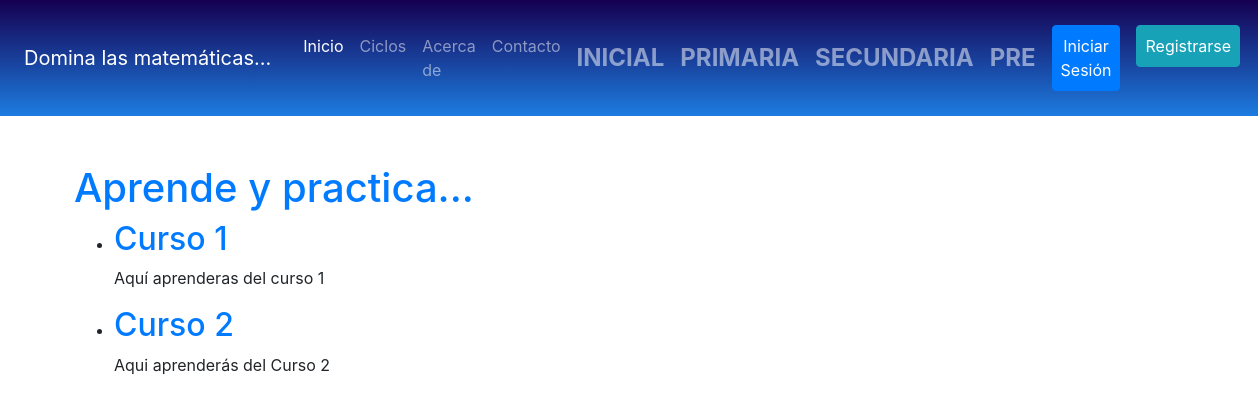
The app's page /, older data.
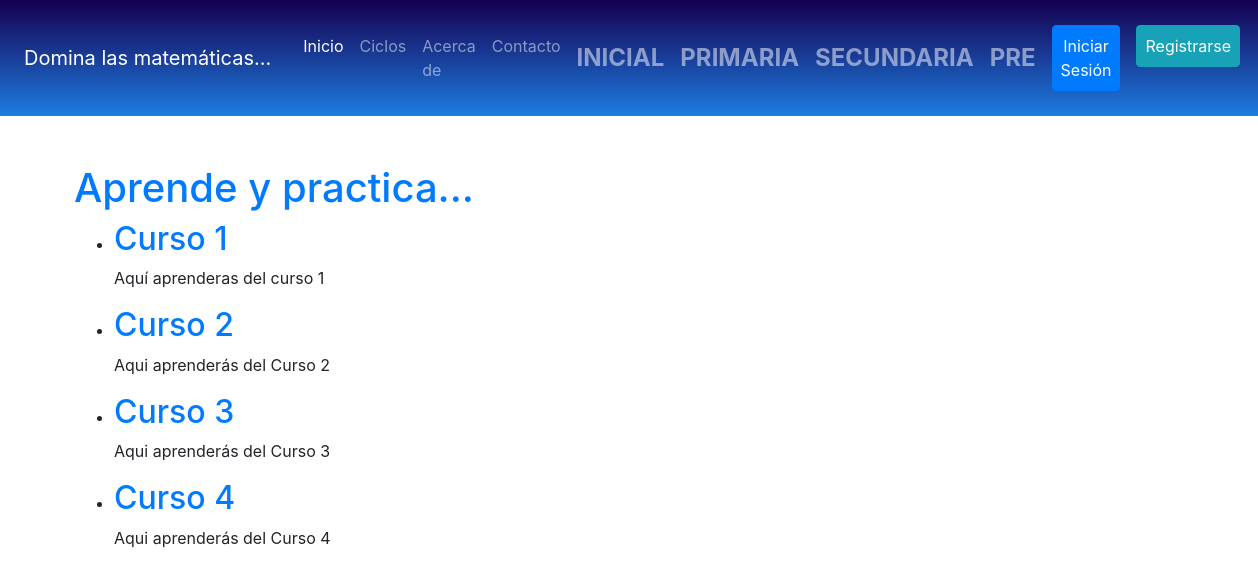
The same page, newer data.
### courses/models.py (models this page shows, shortened)
class Course(models.Model):
    title = models.CharField(max_length=200)
    description = models.TextField()
    level = models.CharField(
        max_length=100,
        choices=[('beginner', 'Principiante'), ('intermediate', 'Intermedio'), ('advanced', 'Avanzado')]
    )
    price = models.DecimalField(max_digits=6, decimal_places=2)
    created_at = models.DateTimeField(auto_now_add=True)

### courses/views.py (the view)
# urls.py: path('', views.course_list, name='course_list'),
def course_list(request):
    courses = Course.objects.all()
    return render(request, 'courses/course_list.html', {'courses': courses})

### courses/templates/courses/course_list.html (shortened to what this page needs)
{% load static %}
<!DOCTYPE html>
<html lang="en">
<head>
    <link href="https://stackpath.bootstrapcdn.com/bootstrap/4.5.2/css/bootstrap.min.css" rel="stylesheet">
    <link rel="stylesheet" href="{% static 'courses/css/style2.css' %}">
</head>
<body>
    <nav class="navbar navbar-expand-lg navbar-dark fondo">
        <a class="navbar-brand p-2" href="#">Domina las matemáticas...</a>
        <div class="collapse navbar-collapse justify-content-between" id="navbarNav">
            <ul class="navbar-nav">
                <li class="nav-item active">
                    <a class="nav-link" href="{% url 'course_list' %}">Inicio</a>
                </li>
                <li class="nav-item">
                    <a class="nav-link" href="#">Ciclos</a>
                </li>
                <li class="nav-item">
                    <a class="nav-link" href="#">Acerca de</a>
                </li>
                <li class="nav-item">
                    <a class="nav-link" href="#">Contacto</a>
                </li>
            </ul>
            <ul class="navbar-nav special-menu">
                <li class="nav-item">
                    <a class="nav-link" href="#">Inicial</a>
                </li>
                <li class="nav-item">
                    <a class="nav-link" href="#">Primaria</a>
                </li>
                <li class="nav-item">
                    <a class="nav-link" href="#">Secundaria</a>
                </li>
                <li class="nav-item">
                    <a class="nav-link" href="#">Pre</a>
                </li>
            </ul>
            <ul class="navbar-nav">
                {% if user.is_authenticated %}
                <li class="nav-item d-flex flex-column">
                    <a class="nav-link btn btn-success text-white m-2" href="{% url 'logout' %}">Cerrar Sesión</a>
                    <p class="text-light" style="margin-top: 5px;">
                        Hola, {{ user.username }}, bienvenido...
                    </p>
                </li>
                {% else %}
                <li class="nav-item">
                    <a class="nav-link btn btn-primary text-white m-2" href="{% url 'login' %}">Iniciar Sesión</a>
                </li>
                <li class="nav-item">
                    <a class="nav-link btn btn-info text-white m-2" href="{% url 'register' %}">Registrarse</a>
                </li>
                {% endif %}
            </ul>
        </div>
    </nav>
    <div class="container mt-5">
        <h1 class="text-primary">Aprende y practica...</h1>
        <ul>
            {% for course in courses %}
            <li>
                <h2><a href="{% url 'course_detail' course.id %}">{{ course.title }}</a></h2>
                <p>{{ course.description }}</p>
            </li>
            {% endfor %}
        </ul>
    </div>
</body>
</html>

### courses/static/courses/css/style2.css (style rules this page uses)
.fondo { background: linear-gradient(to top, #1C7CE0, #150051); }
.special-menu { font-size: 1.5rem; font-weight: bold; color: #ffc107; text-transform: uppercase; }

Row changes from the older to the newer data that the page shows:
added Course: title "Curso 3", description "Aqui aprenderás del Curso 3"
added Course: title "Curso 4", description "Aqui aprenderás del Curso 4"
